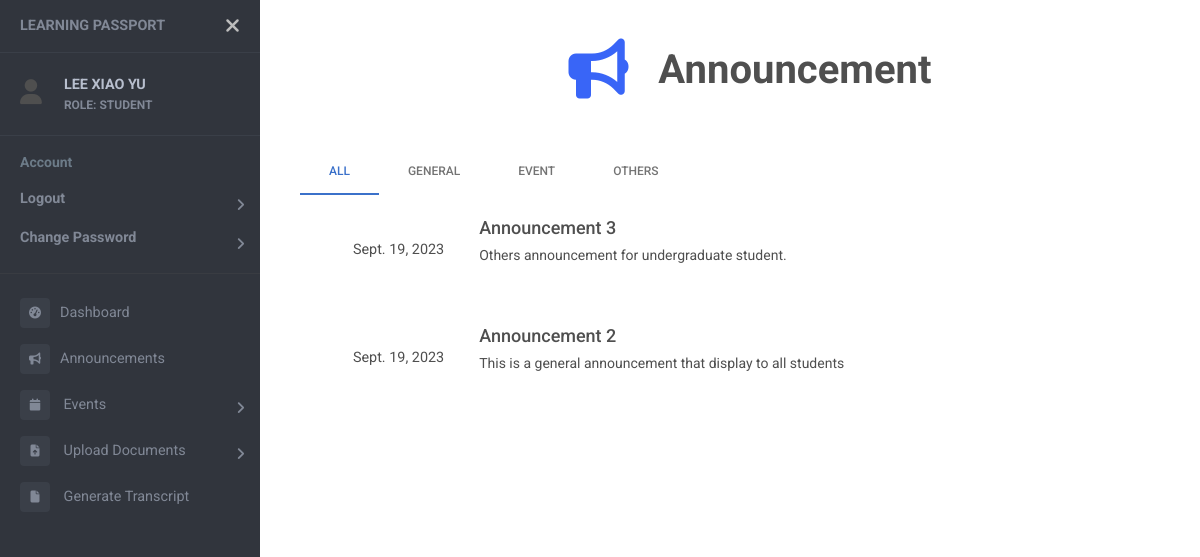
The page /announcements (signed in) on the database its author committed.
### users/models.py (models this page shows)
class User(AbstractUser):
    objects = UserManager()
    email = models.EmailField('email adress', unique=True)
    USERNAME_FIELD = 'email'
    REQUIRED_FIELDS = []
    first_name = None
    last_name = None
    username = None
    full_name = models.CharField(max_length=50, null=True)
    name_chi = models.CharField(max_length=50, null=True)
    password = models.CharField(max_length=128)
    last_login = models.DateTimeField(auto_now=True)
    ROLES = (
        ("SUPER ADMIN", "SUPER ADMIN"),
        ("ADMIN", "ADMIN"),
        ("HEAD OF DEPARTMENT", "HEAD OF DEPARTMENT"),
        ("LECTURER", "LECTURER"),
        ("STUDENT", "STUDENT"),
    )
    role = models.CharField(max_length=20, choices=ROLES, default="STUDENT")
    is_active = models.BooleanField(default=True)
    contact = models.CharField(max_length=20, null=True)
    address = models.CharField(max_length=100, null=True)
    date_inactive = models.DateField(null=True)

### events/models.py (models this page shows)
class Announcement (models.Model):
    title = models.CharField(max_length=100)
    content = models.CharField(max_length=500)
    user = models.ForeignKey(User, on_delete=models.SET_NULL, null=True)
    TYPE = (
        (1, "General"),
        (2, "Event"),
        (3, "Others"),
    )
    category = models.SmallIntegerField(choices=TYPE)
    LEVEL = (
        (1, "All"),
        (2, "Undergrad"),
        (3, "Postgrad"),
    )
    display_to = models.SmallIntegerField(choices=LEVEL)
    created_time = models.DateTimeField(auto_now=True)

### events/views.py (the view, shortened to what this page needs)
# urls.py: path('announcements', views.announcementListView, name="announcements"),
@login_required
def announcementListView(request):
    if request.user.role in 'SUPER ADMIN LECTURER HEAD OF DEPARTMENT':
        anns = Announcement.objects.all().order_by("-created_time")
        general_anns = Announcement.objects.filter(category=1).order_by("-created_time")
        event_anns = Announcement.objects.filter(category=2).order_by("-created_time")
        others_anns = Announcement.objects.filter(category=3).order_by("-created_time")
    else:
        program = Student.objects.get(user=request.user.id).program
        if program == 1:
            anns = Announcement.objects.all().filter(display_to__in=[1,2]).order_by("-created_time")
            general_anns = Announcement.objects.filter(category=1, display_to__in=[1,2]).order_by("-created_time")
            event_anns = Announcement.objects.filter(category=2, display_to__in=[1,2]).order_by("-created_time")
            others_anns = Announcement.objects.filter(category=3, display_to__in=[1,2]).order_by("-created_time")
    cat_obj = Announcement.category.field.choices
    for_obj = Announcement.display_to.field.choices
    context = {
        "anns": anns,
        "general_anns": general_anns,
        "event_anns": event_anns,
        "others_anns": others_anns,
        "cat_obj": cat_obj,
        "for_obj": for_obj,
        "page_name": "Announcement",
        "icon": "fa-solid fa-bullhorn fa-xl"
    }
    return render (request, "announcement.html", context)

### templates/announcement.html (shortened to what this page needs)
{% extends "sidebar.html" %}
{% block content %}
{% load static %}
<head>
  <link rel="stylesheet" type="text/css" href="{% static 'css/announcement.css' %}">
</head>
    <div class="announcement-tabs">
        <ul class="nav nav-tabs" id="announcementTabs" role="tablist">
            <li class="nav-item" role="presentation">
                <a class="nav-link active" id="all-tab" data-toggle="tab" href="#all" role="tab">All</a>
            </li>
            <li class="nav-item" role="presentation">
                <a class="nav-link" id="general-tab" data-toggle="tab" href="#general" role="tab">General</a>
            </li>
            <li class="nav-item" role="presentation">
                <a class="nav-link" id="event-tab" data-toggle="tab" href="#event" role="tab">Event</a>
            </li>
            <li class="nav-item" role="presentation">
                <a class="nav-link" id="others-tab" data-toggle="tab" href="#others" role="tab">Others</a>
            </li>
        </ul>
        <br>
        <div class="tab-content" id="announcementTabContent">
            <div class="tab-pane fade show active" id="all" role="tabpanel">
                {% for ann in anns %}
                <div class="announcement">
                    <div class="announcement-date">
                        <span class="date">{{ann.created_time.date}}</span>
                    </div>
                    <div class="announcement-content">
                        <h3 class="announcement-title">{{ann.title}}</h3>
                        <p class="announcement-description">{{ann.content}}</p>
                    </div>
                </div>
                <br>
                {% endfor %}
            </div>
        </div>
    </div>
    </div>
  <br>
{% endblock %}

### templates/sidebar.html (shortened to what this page needs)
<!DOCTYPE html>
<html>
<head>
    {% load static %}
    <link rel="stylesheet" href="https://cdnjs.cloudflare.com/ajax/libs/font-awesome/6.4.2/css/all.min.css">
    <link rel="stylesheet" href="{% static 'css/event_list.css' %}">
    <link href="https://cdnjs.cloudflare.com/ajax/libs/mdb-ui-kit/6.4.1/mdb.min.css" rel="stylesheet" />
    <link href="https://fonts.cdnfonts.com/css/mona-sans" rel="stylesheet">
    <link rel="stylesheet" href="{% static 'css/sidebar.css' %}">
</head>
<body>
    <div class="page-wrapper chiller-theme toggled">
        <nav id="sidebar" class="sidebar-wrapper">
            <div class="sidebar-content">
                <div class="sidebar-brand">
                    <a href="#">Learning Passport</a>
                    <div id="close-sidebar">
                        <i class="fas fa-times"></i>
                    </div>
                </div>
                {% if request.user.is_authenticated %}
                    <div class="sidebar-header">
                        <div style="display: flex; vertical-align: middle; align-items: center;">
                            <div>
                                <i class="fa fa-user" style="font-size:25px"></i>
                            </div>
                            <div class="user-info">
                                <span class="user-name">
                                    <strong>{{ request.user.full_name }}</strong>
                                </span>
                                <span class="user-role">
                                    <strong>ROLE: {{ request.user.get_role_display }}</strong>
                                </span>
                            </div>
                        </div>
                    </div>
                {% endif %}
                <div class="sidebar-menu">
                    <ul>
                        <li class="header-menu">
                            <span>Account</span>
                            <ul id="userAction">
                                {% if request.user.is_authenticated %}
                                    <li class="sidebar-dropdown">
                                        <a href="{% url 'logout' %}"><strong>Logout</strong></a>
                                    </li>
                                    <li class="sidebar-dropdown">
                                        <a href="{% url 'change-password' %}"><strong>Change Password</strong></a>
                                    </li>
                                    <hr>
                                {% else %}
                                    <li class="sidebar-dropdown">
                                        <a href="{% url 'login' %}"><strong>Login</strong></a>
                                    </li>
                                {% endif %}
                            </ul>
                        </li>
                        {% if request.user.is_authenticated %}
                            <li class="sidebar-item">
                                <a href="{% url 'dashboard' %}"><i class="fa-solid fa-tachometer-alt"></i>Dashboard</a>
                            </li>
                            <li class="sidebar-item">
                                <a href="{% url 'announcements' %}"><i class="fa-solid fa-bullhorn"></i>Announcements</a>
                            </li>
                            <li class="sidebar-dropdown">
                                <a href="#">
                                    <i class="fa fa-calendar"></i>
                                    <span>Events</span>
                                </a>
                            </li>
                            {% if 'STUDENT' in request.user.get_role_display %}
                                <li class="sidebar-dropdown">
                                    <a href="#">
                                        <i class="fa-solid fa-file-arrow-up"></i>
                                        <span>Upload Documents</span>
                                    </a>
                                </li>
                            {% endif %}
                            {% if 'STUDENT' in request.user.role %}
                                <li class="sidebar-item">
                                    <a href="{% url 'generate-transcript' request.user.id %}"><i class="fa-solid fa-file"></i>
                                        <span>Generate Transcript</span>
                                    </a>
                                </li>
                            {% endif %}
                    </ul>
                    {% endif %}
                </div>
            </div>
        </nav>
        <main class="page-content">
            <br>
            {% if page_name or icon %}
            <div class="container-fluid header">
                <br>
                <h1><strong><center>
                    <i class="{{icon}}"></i>
                    {{page_name}}
                </center></strong></h1>
                <br><br>
            </div>
            {% endif %}
            <div class="container-fluid" style="overflow-x: auto;">
                {% block content %}{% endblock %}
            </div>
</body>
</html>

### static/css/sidebar.css (style rules this page uses)
body { font-size: 0.9rem; }
.header i { color:#3965f7; }
.page-wrapper .sidebar-wrapper, .sidebar-wrapper .sidebar-brand > a, .sidebar-wrapper .sidebar-dropdown > a:after, .sidebar-wrapper .sidebar-menu .sidebar-dropdown .sidebar-submenu li a:before, .sidebar-wrapper ul li a i, .page-wrapper .page-content, .sidebar-wrapper .sidebar-search input.search-menu, .sidebar-wrapper .sidebar-search .input-group-text, .sidebar-wrapper .sidebar-menu ul li a, #show-sidebar, #close-sidebar { -webkit-transition: all 0.3s ease; -moz-transition: all 0.3s ease; -ms-transition: all 0.3s ease; -o-transition: all 0.3s ease; transition: all 0.3s ease; }
.page-wrapper { height: 100vh; }
.page-wrapper.toggled .sidebar-wrapper { left: 0px; }
@media screen and (min-width: 768px) { .page-wrapper.toggled .page-content { padding-left: 300px; } }
.sidebar-wrapper { width: 260px; height: 100%; max-height: 100%; position: fixed; top: 0; left: -300px; z-index: 999; }
.sidebar-wrapper ul { list-style-type: none; padding: 0; margin: 0; }
.sidebar-wrapper a { text-decoration: none; }
.sidebar-content { max-height: calc(100% - 30px); height: calc(100% - 30px); overflow-y: auto; position: relative; }
.sidebar-wrapper .sidebar-brand { padding: 10px 20px; display: flex; align-items: center; }
.sidebar-wrapper .sidebar-brand > a { text-transform: uppercase; font-weight: bold; flex-grow: 1; }
.sidebar-wrapper .sidebar-brand #close-sidebar { cursor: pointer; font-size: 20px; }
.sidebar-wrapper .sidebar-header { padding: 20px; overflow: hidden; }
.sidebar-wrapper .sidebar-header .user-info { float: left; }
.sidebar-wrapper .sidebar-header .user-info > span { display: block; }
.sidebar-wrapper .sidebar-header .user-info .user-role { font-size: 12px; }
.sidebar-wrapper .sidebar-menu { padding-bottom: 10px; }
.sidebar-wrapper .sidebar-menu .header-menu span { font-weight: bold; font-size: 14px; padding: 15px 20px 5px 20px; display: inline-block; }
.sidebar-wrapper .sidebar-menu ul li a { display: inline-block; width: 100%; text-decoration: none; position: relative; padding: 8px 30px 8px 20px; }
.sidebar-wrapper .sidebar-menu ul li a i { margin-right: 10px; font-size: 12px; width: 30px; height: 30px; line-height: 30px; text-align: center; border-radius: 4px; }
.sidebar-wrapper .sidebar-menu .sidebar-dropdown > a:after { font-family: "Font Awesome 5 Free"; font-weight: 900; content: "\f105"; font-style: normal; display: inline-block; font-style: normal; font-variant: normal; text-rendering: auto; -webkit-font-smoothing: antialiased; -moz-osx-font-smoothing: grayscale; text-align: center; background: 0 0; position: absolute; right: 15px; top: 14px; }
.page-wrapper .page-content { display: inline-block; width: 100%; padding-left: 0px; padding-top: 0px; }
.page-wrapper .page-content > div { padding: 0px 0px; }
.page-wrapper .page-content { overflow-x: hidden; }
.chiller-theme .sidebar-wrapper { background: #31353D; }
.chiller-theme .sidebar-wrapper .sidebar-header, .chiller-theme .sidebar-wrapper .sidebar-search, .chiller-theme .sidebar-wrapper .sidebar-menu { border-top: 1px solid #3a3f48; }
.chiller-theme .sidebar-wrapper .sidebar-header .user-info .user-role, .chiller-theme .sidebar-wrapper .sidebar-header .user-info .user-status, .chiller-theme .sidebar-wrapper .sidebar-search input.search-menu, .chiller-theme .sidebar-wrapper .sidebar-search .input-group-text, .chiller-theme .sidebar-wrapper .sidebar-brand>a, .chiller-theme .sidebar-wrapper .sidebar-menu ul li a, .chiller-theme .sidebar-footer>a { color: #818896; }
.chiller-theme .sidebar-wrapper .sidebar-menu ul li:hover>a, .chiller-theme .sidebar-wrapper .sidebar-menu .sidebar-dropdown.active>a, .chiller-theme .sidebar-wrapper .sidebar-header .user-info, .chiller-theme .sidebar-wrapper .sidebar-brand>a:hover, .chiller-theme .sidebar-footer>a:hover i { color: #b8bfce; }
.page-wrapper.chiller-theme.toggled #close-sidebar { color: #bdbdbd; }
.chiller-theme .sidebar-wrapper .sidebar-menu ul li a i, .chiller-theme .sidebar-wrapper .sidebar-menu .sidebar-dropdown div, .chiller-theme .sidebar-wrapper .sidebar-search input.search-menu, .chiller-theme .sidebar-wrapper .sidebar-search .input-group-text { background: #3a3f48; }
.chiller-theme .sidebar-wrapper .sidebar-menu .header-menu span { color: #6c7b88; }

### rows shown on the page
User: user.full_name "LEE XIAO YU", user.role "STUDENT"
Announcement: created_time "Sept. 19, 2023", title "Announcement 3", content "Others announcement for undergraduate student."
Announcement: created_time "Sept. 19, 2023", title "Announcement 2", content "This is a general announcement that display to all students"

### other values the page prints
{{ page_name }} "Announcement"
